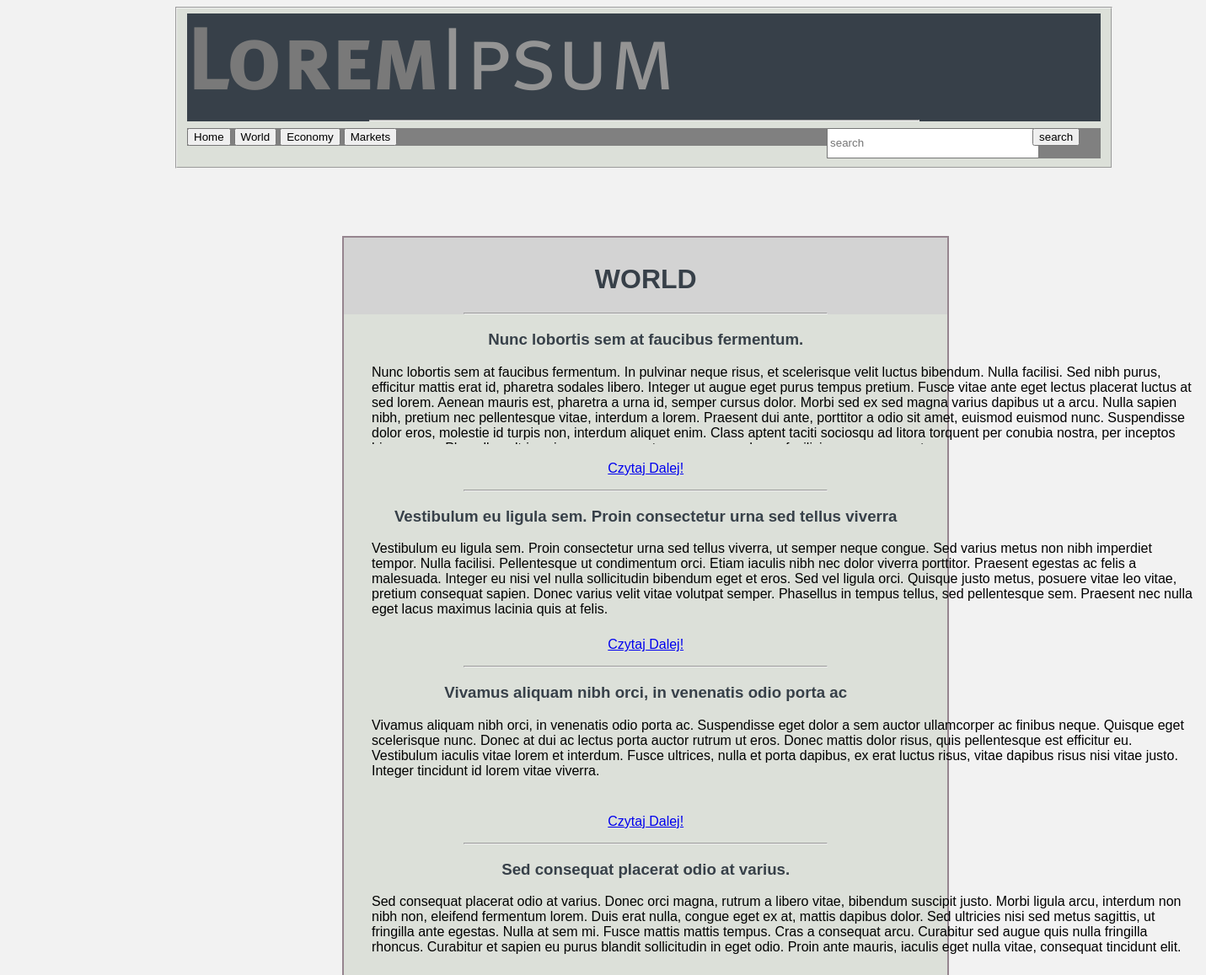
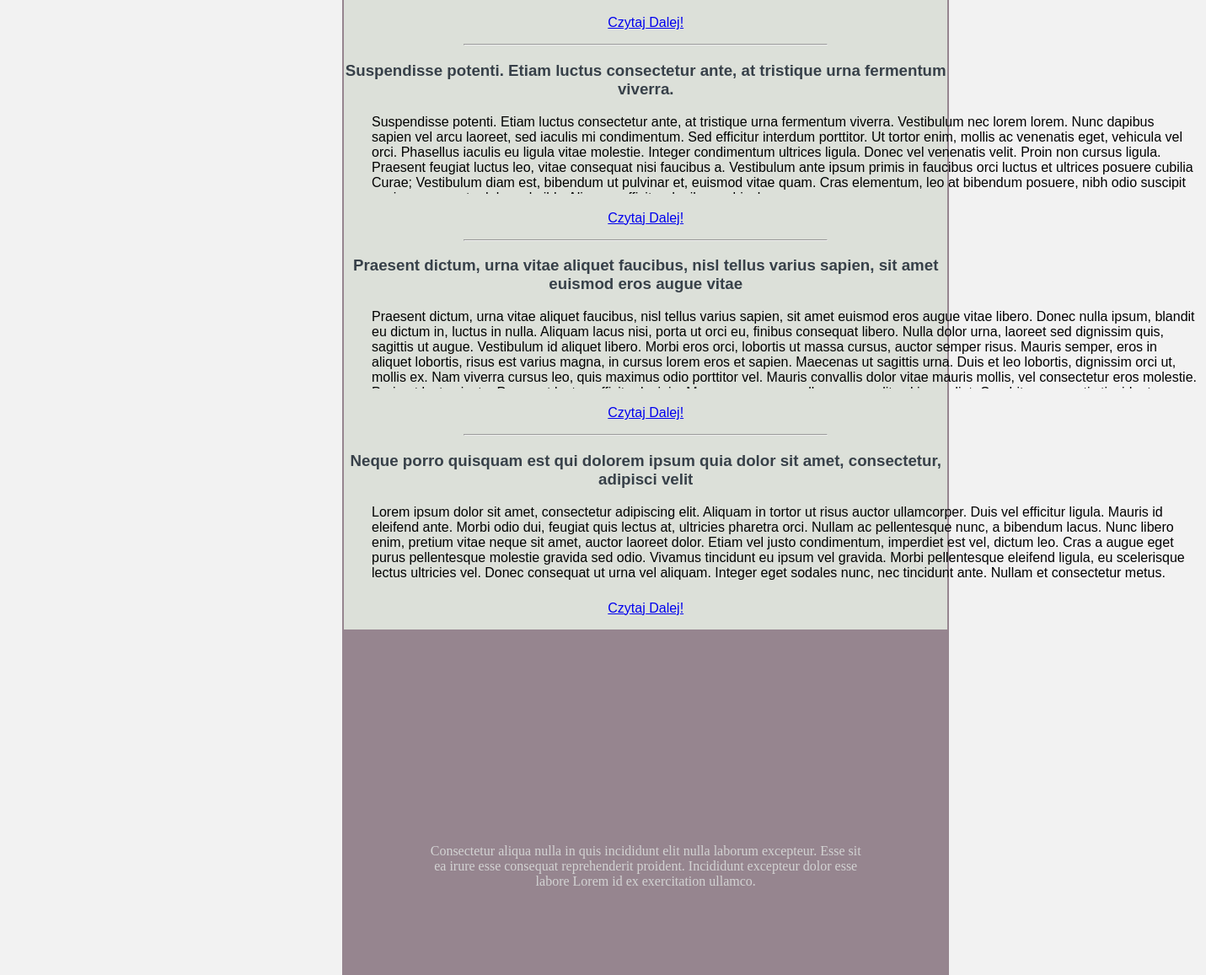
The app's page /index/world, older data (2 pictures, top to bottom).
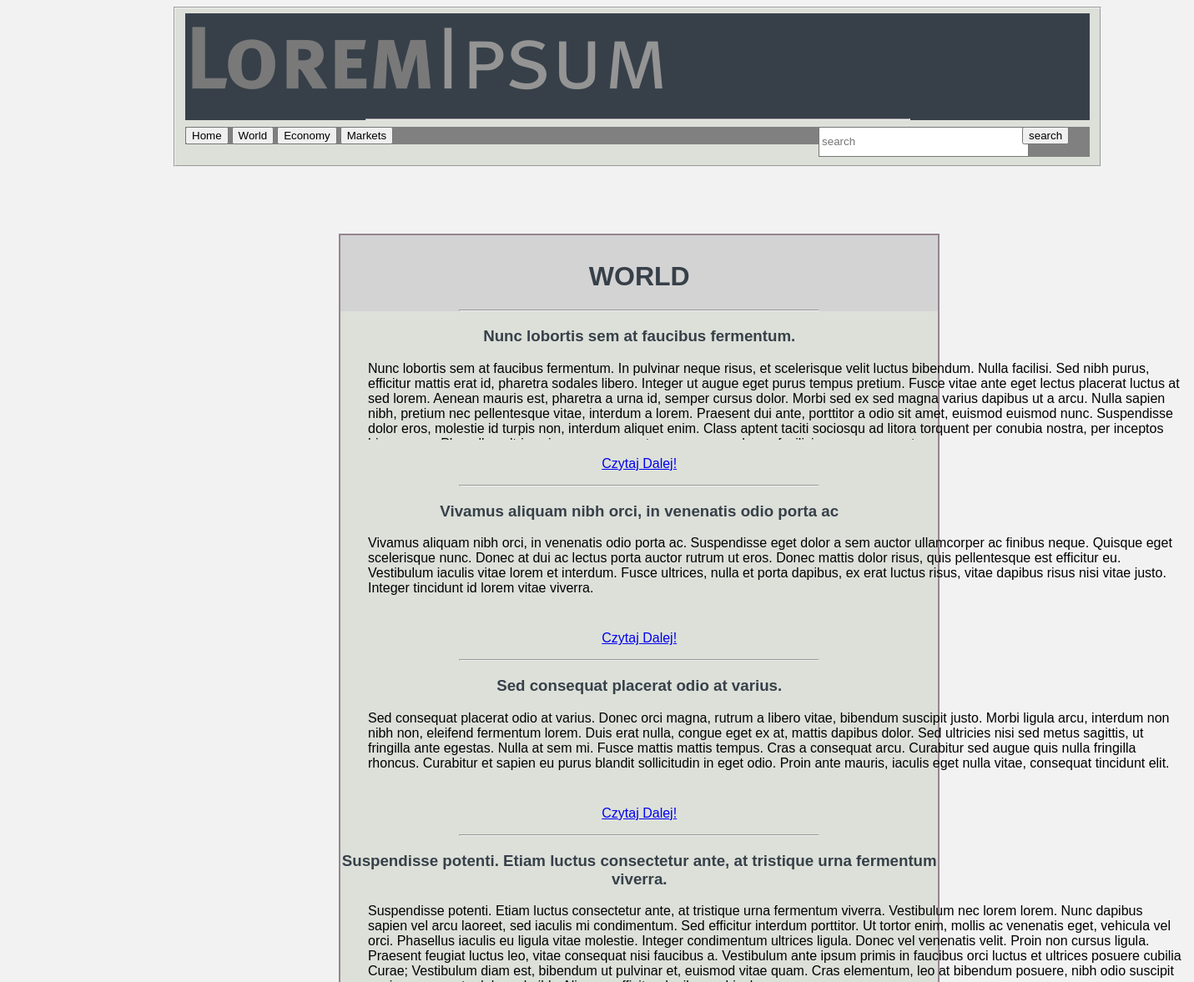
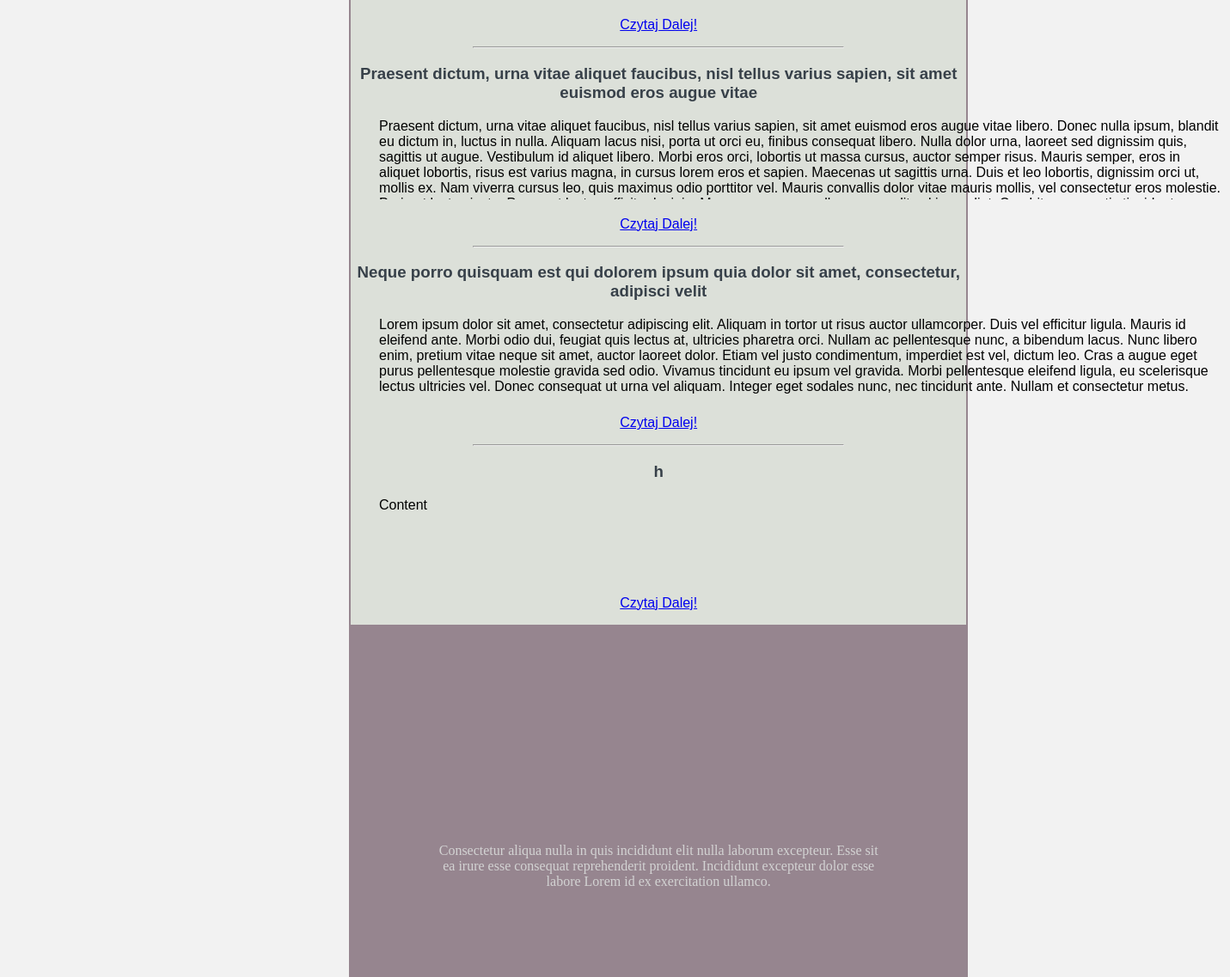
The same page, newer data (2 pictures, top to bottom).
### main_site/models.py (models this page shows, shortened)
class Post(models.Model):
    economy = "EC"
    world = "WRLD"
    market = "MRKT"
    category_choices = ((economy, "economy"), (world, "world"), (market, "market"))
    post_title = models.CharField(max_length = 500, default = "Post Title")
    content = models.TextField(default = "Content")
    created_date = models.DateTimeField(default = timezone.now)
    published_date = models.DateTimeField(blank = True, null = True)
    visit_counter = models.IntegerField(default=0)
    category = models.CharField(
        max_length = 7,
        choices = category_choices,
        default = "world")

### main_site/views.py (the view)
# urls.py: url(r'^(?P<post_category>[a-zA-Z]+)$', views.category_view), #my first regex url!
def category_view(request, post_category):
    posty = models.Post.objects.filter(category = post_category).order_by("-published_date")
    return render(request, "main_site/category_view.html", {"posty" : posty, "category" : post_category.upper()})

### blog/templates/main_site/category_view.html (shortened to what this page needs)
<!DOCTYPE html>
{% load staticfiles %}
<html>
    <head>
        <link rel = "stylesheet" type = "text/css" href="{% static 'css/main1.css' %}">
    </head>
    <body>
        <div id = "header">
            <fieldset id = "menu_fieldset">
            <div id = "logo">
                <img src = "{% static 'images/loremipsum-logo.png' %}" alt = "logo" id = "logo">
                <hr>
            </div>
            <div id = "menu_buttons">
                <a href = "http://127.0.0.1:8000/index/"}><input type = "Button" value = "Home" name = "Menu1"></a>
                <a href = "http://127.0.0.1:8000/index/world"}><input type = "Button" value = "World" name = "Menu1"></a>
                <a href = "http://127.0.0.1:8000/index/economy"}><input type = "Button" value = "Economy" name = "Menu1"></a>
                <a href = "http://127.0.0.1:8000/index/market"}><input type = "Button" value = "Markets" name = "Menu1"> </a>
            </div>
            <div id = "search_and_btn">
                <div id = "search">
                    <input type = "text" placeholder="search" id = "search_text">
                </div>
                <div id = "search_btn">
                    <input type = "button" value = search>
                </div>
            </div>
            </fieldset>
            <div id = "main_aside">
            <div id = "main_category_view">
                <div id = "post_h1">
                <h1 id = "new_posts_h1"> {{category}} </h1>
                <hr>
                </div>
                {%for post in posty%}
                <div id = "{{post.id}}">
                    {% if forloop.counter == 4 or forloop.counter == 3 or forloop.counter == 2 or forloop.counter == 1 or forloop.counter == 5 or forloop.counter == 6 or forloop.counter == 7 %}
                    {% if forloop.counter == 4 or forloop.counter == 3 or forloop.counter == 2 or forloop.counter == 5 or forloop.counter == 6 or forloop.counter == 7 %}
                        <hr>
                    {% endif %}
                    <h3> {{post.post_title}}</h3>
                    <p id = "new_posts_p">
                        {{post.content}}
                    </p>
                    <p class="href"><a href="http://127.0.0.1:8000/index/{{post.id}}"> Czytaj Dalej! </a></p>
                    {% endif %}
                </div>
                {% endfor %}
            </div>
            <div id = "footer_category">
                <p id = "foot_p"> Consectetur aliqua nulla in quis incididunt elit nulla laborum excepteur. Esse sit ea irure esse consequat reprehenderit proident. Incididunt excepteur dolor esse labore Lorem id ex exercitation ullamco.</p>
            </div>
        </div>
    </body>
</html>

### static/css/main1.css (style rules this page uses)
#header { width: 78.9%; margin-left: 198px; }
p { font-family: Verdana, Geneva, Tahoma, sans-serif; }
#menu_fieldset { background-color: #dce0d9; }
#logo { background-color: #374049; }
body { background-color: #f2f2f2; }
#menu_buttons { width: 70%; float: left; background-color: gray; }
#main_aside { padding-top: 80px; padding-left: 200px; padding-right: 200px; padding-bottom: 200px; }
#search_and_btn { float: right; width: 30%; background-color: gray; }
#search_text { width: 100%; height: 30px; }
#new_posts_p { width: 980px; white-space: wrap; overflow: hidden; text-overflow: ellipsis; font-family: Verdana, Geneva, Tahoma, sans-serif; margin: 13px; margin-bottom: 20px; padding-bottom: 30px; height: 64px; padding-left: 20px; }
h1, h2, h3, h4 { font-family: Verdana, Geneva, Tahoma, sans-serif; text-align: center; color: #374049; }
#search { float: left; width: 75% }
#search_btn { float: left; width: 25%; }
#foot_p { text-align: center; margin: 100px; padding-top: 100px; font-family: 'Times New Roman', Times, serif; color: #d3d3d3; }
#post_h1 { padding-top: 10px; padding-bottom: 0px; background-color: #d3d3d3; }
.href { text-align: center; }
#main_category_view { width: 100%; border: 2px #96858F solid; background-color: #dce0d9; }
#footer_category { width: 100%; float: left; padding-top: 50px; padding-left: 0px; padding-right: 0px; padding-bottom: 0px; border-right: 2px #96858F solid; border-top: 2px #96858F solid; border-left: 2px #96858F solid; border-bottom: 2px #96858F solid; background-color: #96858F; }
hr { text-align: center; width: 60%; }

Row changes from the older to the newer data that the page shows:
no longer on this page (row edited): Post: post_title "Vestibulum eu ligula sem. Proin consectetur urna sed tellus viverra", content "Vestibulum eu ligula sem. Proin consectetur urna sed tellus viverra, ut semper neque congue. Sed varius metus non nibh imperdiet tempor. Nulla facilisi. Pellentesque ut condimentum orci. Etiam iaculis nibh nec dolor viverra porttitor. Praesent egestas ac felis a malesuada. Integer eu nisi vel nulla sollicitudin bibendum eget et eros. Sed vel ligula orci. Quisque justo metus, posuere vitae leo vitae, pretium consequat sapien. Donec varius velit vitae volutpat semper. Phasellus in tempus tellus, sed pellentesque sem. Praesent nec nulla eget lacus maximus lacinia quis at felis."
now on this page (row unchanged): Post: post_title "h", content "Content"
